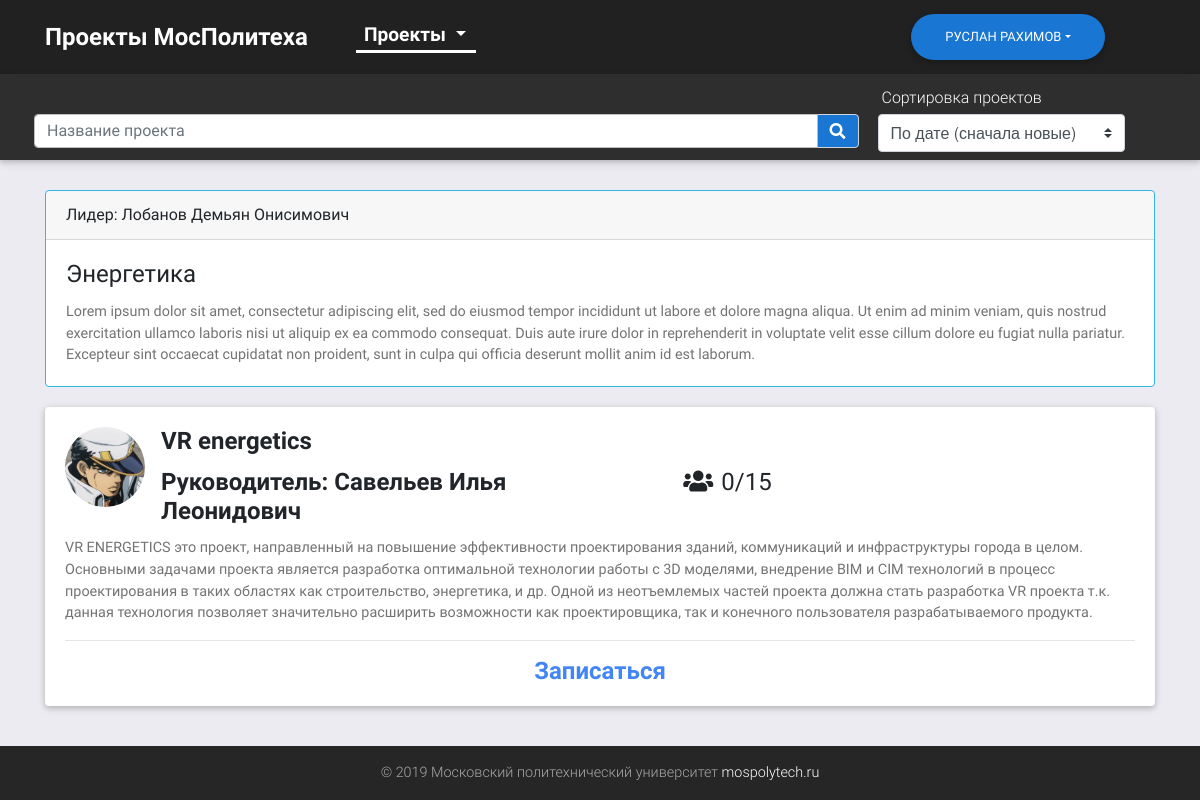
The page /projects/Энергетика (signed in) on the database as committed earlier.
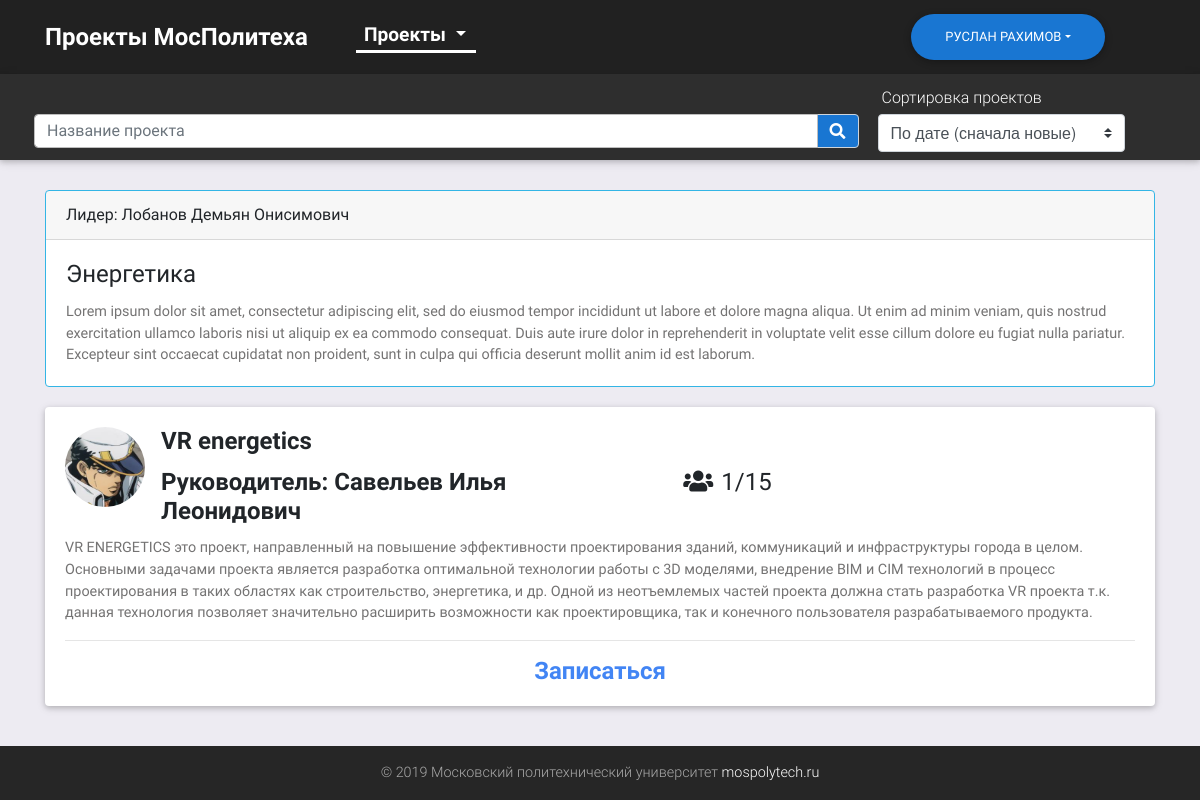
The same page on the database as committed later.
### tables this page shows
CREATE TABLE `projects` (
  `id` int(10) unsigned NOT NULL AUTO_INCREMENT,
  `image` varchar(128) NOT NULL,
  `title` varchar(128) NOT NULL,
  `curator` varchar(255) NOT NULL,
  `description` mediumtext NOT NULL,
  `type` varchar(32) NOT NULL,
  `curator_id` int(11) unsigned NOT NULL,
  `criteria_sum` int(3) unsigned NOT NULL DEFAULT '0',
  `status` int(2) unsigned NOT NULL DEFAULT '0',
  `team/students` varchar(64) NOT NULL,
  `mes` int(5) unsigned NOT NULL DEFAULT '0',
  `timeCreated` timestamp NOT NULL DEFAULT CURRENT_TIMESTAMP,
  PRIMARY KEY (`id`)
);

### config/routes.php (called while the page is built)
<?php
return array (
    'projects/search-(.*)/([ab][ab])/page-([0-9]+)' => 'home/index/$3/$2/$1',
    'projects/search-(.*)/page-([0-9]+)' => 'home/index/$2/no/$1/',
    'projects/search-(.*)/([ab][ab])' => 'home/index/1/$2/$1',
    'projects/search-(.*)' => 'home/index/1/no/$1',
    'projects/([а-яА-ЯЁёa-zA-Z]+)/([ab][ab])/page-([0-9]+)' => 'home/category/$1/$3/$2',
    'projects/([а-яА-ЯЁёa-zA-Z]+)/([ab][ab])' => 'home/category/$1/1/$2',
    'projects/([ab][ab])/page-([0-9]+)' => 'home/index/$2/$1',
    'projects/([а-яА-ЯЁёa-zA-Z]+)/page-([0-9]+)' => 'home/category/$1/$2',
    'projects/page-([0-9]+)' => 'home/index/$1',
    'page-([0-9]+)' => 'home/index/$1',
    'projects/([ab][ab])' => 'home/index/1/$1',
    'projects/([а-яА-ЯЁёa-zA-Z]+)' => 'home/category/$1',
    'projects' => 'home/index',
    'myprojectlist' => 'project/myProjects',
    'teammaking-id([0-9]+)' => 'project/teamMaking/$1',
    'projectTeam([0-9]+)' => 'project/projectTeam/$1',
    'profile/editProject/([0-9]+)' => 'project/edit/$1',
    'addCriteria-id([0-9]+)' => 'project/createCriteria/$1',
    'project/id-([0-9]+)' => 'project/index/$1',
    'profile/addProject' => 'profile/add',
    'profile/newtype' => 'profile/newtype',
    'profile/showaccs' => 'profile/showaccs',
    'profile/editacc/id([0-9]+)' => 'profile/accountEdit/2/$1',
    'profile/newacc' => 'profile/accountEdit/1',
    'profile' => 'profile/index',
    'login' => 'login/index',
    'logout' => 'login/logout',
    'notfound' => 'notfound/index',
    '' => 'home/index',
    );

### controllers/HomeController.php (called while the page is built, shortened)
<?php
class HomeController
{
    public function actionCategory($category, $page = 1, $sort = false)
    {
        $projects = Project::getProjects(0, $page, $category, false, $sort);
        $leader = User::getLeaderByCat($category);
        $total = Project::getTotalProjects($category);
        require(ROOT.'/views/home-page.phtml');
        return true;
    }
}

### index.php (called while the page is built, shortened)
<?php
$router = new Router();
$router->run();

### models/User.php (called while the page is built, shortened)
<?php
class User
{
    public static function getLeaderbyCat($cat)
    {
        $db = Db::getConnection();
        $sql = 'SELECT project_type, p_type_des, name, surname, patronymic FROM users WHERE project_type = :cat';
        $result = $db->prepare($sql);
        $result->bindParam(':cat', $cat, PDO::PARAM_STR);
        $result->execute();
        $user = $result->fetch();
        if ($user) {
            return $user;
        }
        return false;
    }
}

### models/Project.php (called while the page is built, shortened)
<?php
class Project
{
    public static function getProjects($status, $page = 1, $category = false, $search = false, $sort = false)
    {
        $page = intval($page);
        $offset = ($page - 1) * self::SHOW_BY_DEFAULT;
        $db = Db::getConnection();
        $projectList = array();
        $sql = 'SELECT * FROM `projects` WHERE `status`>'.$status.' ';
        if ($category)
            $sql .= " AND type = '".$category."' ";
        else if ($search || $search != '')
            $sql .= 'AND (`projects`.`title` REGEXP "' . $search . '" OR `projects`.`curator` REGEXP "' . $search . '") ';
        if ($sort != false)
        {
            switch($sort) {
                case 'aa':
                    $sql .= 'ORDER BY timeCreated DESC ';
                    break;
                case 'ab':
                    $sql .= 'ORDER BY timeCreated ASC ';
                    break;
            }
        }
        else
            $sql .= 'ORDER BY timeCreated DESC ';
        $sql .= 'LIMIT ' .self::SHOW_BY_DEFAULT. ' OFFSET ' . $offset;
        $result = $db->query($sql);
        $i = 0;
        while($row = $result->fetch()) {
            $projectList[$i]['id'] = $row['id'];
            $projectList[$i]['title'] = $row['title'];
            $projectList[$i]['image'] = $row['image'];
            $projectList[$i]['type'] = $row['type'];
            $projectList[$i]['curator'] = $row['curator'];
            $projectList[$i]['team/students'] = $row['team/students'];
            $projectList[$i]['description'] = $row['description'];
            $projectList[$i]['mes'] = $row['mes'];
            $i++;
        }
        return $projectList;
    }
    public static function getTotalProjects($category = false, $search = false)
    {
        $db = Db::getConnection();
        if ($category)
            $result = $db->query("SELECT count(id) AS count FROM `projects` WHERE type = '" . $category ."'");
        else if ($search)
            $result = $db->query('SELECT count(id) AS count FROM `projects` WHERE `projects`.`title` REGEXP "' . $search . '" OR `projects`.`curator` REGEXP "' . $search . '"');
        else
            $result = $db->query('SELECT count(id) AS count FROM `projects`');
        $result->setFetchMode(PDO::FETCH_ASSOC);
        $row = $result->fetch();
        return $row['count'];
    }
}

### views/home-page.phtml (the view, shortened to what the changed rows need)
<?php $site = 'Проекты'; include(ROOT.'/views/layouts/header.phtml'); ?>
<main class="flex-fill">
    <div class="container">
        <?php if (isset($category)): ?>
        <div class="card border-info">
            <div class="card-header">
                Лидер: <?php echo $leader['surname'].' '.$leader['name'].' '.$leader['patronymic']; ?>
            </div>
            <div class="card-body">
                <h4 class="card-title"><?php echo $leader['project_type']; ?></h4>
                <p class="card-text"><?php echo $leader['p_type_des'] ?></p>
            </div>
        </div>
        <?php endif; ?>
        <?php if ($total): ?>
        <?php foreach ($projects as $project): ?>
        <div class="card">
            <div class="card-body">
                <div class="d-flex card-block-1">
                    <div class="view overlay mr-3 mb-2">
                        <?php if ($project['image'] != 'none'): ?>
                        <img class="card-img-top rounded-circle" style="width: 80px; height: 80px;"
                            src="/temp/<?php echo $project['image'] ?>" alt="Card image cap">
                        <?php else: ?>
                        <p>Нет Картинки</p>
                        <?php endif; ?>
                    </div>
                    <div>
                        <h4 class="card-title"><strong><?php echo $project['title'] ?></strong></h4>
                        <div class="row justify-content-between">
                            <h4 class="card-title col-lg-7 col-md-9"><strong>Руководитель:
                                    <?php echo $project['curator'] ?></strong></h4>
                            <h4 class="pr-5 pl-3" style="width: 200px;"><i class="fas fa-users" aria-hidden="true"
                                    style="padding-right: 8px;"></i><?php $all = explode('/', $project['team/students']); echo $project['mes'].'/'.$all[0]*$all[1]; ?>
                            </h4>
                        </div>
                    </div>
                </div>
                <p class="card-text"><?php echo $project['description'] ?></p>
                <hr>
                <div class="d-flex justify-content-center align-items-center">
                    <a href="/project/id-<?php echo $project['id'] ?>" class="text-primary">
                        <?php if(isset($_SESSION['user']) && $_SESSION['user']['type'] == 'student'): ?>
                        <h4 class="waves-effect waves-light"><strong>Записаться</strong></h4>
                        <?php else: ?>
                        <h4 class="waves-effect waves-light"><strong>Просмотреть</strong></h4>
                        <?php endif; ?>
                    </a>
                </div>
            </div>
        </div>
        <?php endforeach; ?>
        <?php else: ?>
        <h1 class="d-flex justify-content-center">Не найдены проекты</h1>
        <?php endif; ?>
    </div>
</main>
<?php include(ROOT.'/views/layouts/footer.phtml'); ?>
</body>
</html>

### components/Router.php (shortened to what the changed rows need)
<?php
class Router
{
    private $routes;
    public function __construct()
    {
        $routesPath= ROOT.'/config/routes.php';
        $this->routes = include($routesPath);
    }
    private function getURI()
    {
        if (!empty($_SERVER['REQUEST_URI'])) {
            return trim($_SERVER['REQUEST_URI'], '/');
        }
    }
    public function run()
    {
        $uri = urldecode($this->getURI());
        foreach ($this->routes as $uriPattern => $path) {
            if (preg_match("~$uriPattern~", $uri)) {
                $internalRoute = preg_replace("~$uriPattern~", $path, $uri);
                $segments = explode('/', urldecode($internalRoute));
                $controllerName = array_shift($segments). 'Controller';
                $actionName = 'action' . ucfirst(array_shift($segments));
                $parameters = $segments;
                $controllerObject = new $controllerName;
                if (method_exists($controllerObject, $actionName)) {
                $result = call_user_func_array(array($controllerObject, $actionName), $parameters);}
                else
                {
                    self::ErrorPage404();
                }
                if ($result != null) {
                    break;
                }
            }
        }
    }
}
?>

Rows that differ between the two databases and show on the page:
changed projects "VR energetics": mes "0" → "1"
